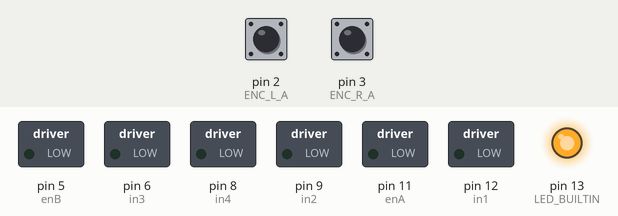
This sketch was run on a simulated Arduino Uno, built with avr-gcc and run on an emulated ATmega328P. Shown: switched loads named in the sketch (green lamp = pin HIGH), output pins drawn as LEDs (lit = HIGH). The inputs (shaded band) are chosen by the test bench; at power-on: pin 2 (ENC_L_A) HIGH, pin 3 (ENC_R_A) HIGH. What the sketch prints to the serial monitor is not drawn.

Above: at 0.1 s.
At 0.6 s:
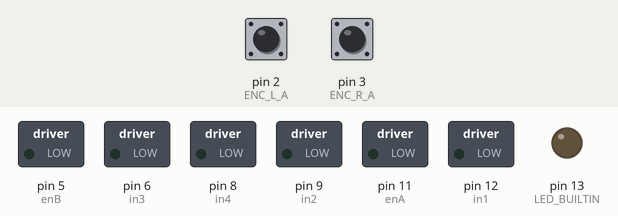
Timing chart, 0 to 2.1 s (numbered marks = the images above):
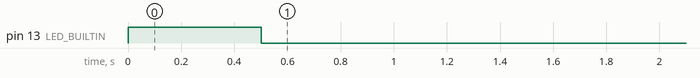

Measured:
- by itself, pin 13 (LED_BUILTIN): LOW → HIGH at 0.00 s, → LOW 0.50 s later

The sketch:

old.ino
```cpp
// =============================================================
// SlamWalker Arduino Firmware  (with encoder odometry)
//
// Motor:   Pololu 37D 12V with 64 CPR encoder (#4750 family)
// Driver:  HW-095 (L298N)
// Comm:    UART 115200
//
// Serial protocol:
//   RX: "V<linear_x>,<angular_z>#\n"  velocity command (# = end marker)
//   TX: "O<dTickL>,<dTickR>,<dt_ms>\n" encoder delta (20 Hz)
//       "READY\n" at boot
// =============================================================

// -------------------- Pin Definitions -----------------------
const int ENC_L_A = 2;   // Left encoder A  (INT0)
const int ENC_R_A = 3;   // Right encoder A (INT1)
const int ENC_L_B = 4;   // Left encoder B  (digital read)
const int ENC_R_B = 7;   // Right encoder B (digital read)

// Left Motor  (HW-095 / L298N)
const int enA = 11;  // PWM
const int in1 = 12;  // was 10, that pin died
const int in2 = 9;
// Right Motor — swapped in3/in4 to fix direction
const int enB = 5;   // PWM (moved from 3, which is now ENC_R_A)
const int in3 = 6;   // was 12, that pin died
const int in4 = 8;

// ------------------- Robot Parameters -----------------------
const float WHEEL_BASE    = 0.22;   // wheel-to-wheel distance (m)
const float MAX_SPEED     = 0.60;   // max wheel linear speed (m/s)
const int   PWM_MIN_MOVE  = 70;     // dead-zone threshold (raised for loaded wheels)

const float GEAR_RATIO    = 70.0;   // Pololu 37D 70:1 (#4754)
const float COUNTS_PER_WHEEL_REV = 32.0 * GEAR_RATIO;

// Motor speed calibration: scale PWM for each motor (0.0 ~ 1.0)
// Adjust these to balance left/right speed difference
const float LEFT_MOTOR_SCALE  = 1.00;  // reduce if left is too fast
const float RIGHT_MOTOR_SCALE = 1.00;  // reduce if right is too fast

// ------------------- Safety ---------------------------------
const unsigned long CMD_TIMEOUT_MS = 500;

// ------------------- Timing ---------------------------------
const unsigned long ODOM_INTERVAL_MS = 50;  // 20 Hz odom report

// ------------------- State ----------------------------------
float targetLinear  = 0.0;
float targetAngular = 0.0;
unsigned long lastCmdTime  = 0;
unsigned long lastOdomTime = 0;
unsigned long lastDebugTime = 0;
int cmdParsedCount = 0;
int cmdRejectedCount = 0;

volatile long encTicksL = 0;
volatile long encTicksR = 0;
long prevTicksL = 0;
long prevTicksR = 0;

String inputBuffer = "";

// -------------------- Encoder ISRs --------------------------

void isrLeftA() {
  if (digitalRead(ENC_L_B) == digitalRead(ENC_L_A))
    encTicksL++;
  else
    encTicksL--;
}

void isrRightA() {
  if (digitalRead(ENC_R_B) == digitalRead(ENC_R_A))
    encTicksR++;
  else
    encTicksR--;
}

// -------------------- Motor Helpers -------------------------

void setMotor(int enPin, int fwdPin, int revPin, float speed) {
  int pwm = (int)(fabs(speed) * 255.0);
  if (pwm > 255) pwm = 255;

  if (pwm < PWM_MIN_MOVE) {
    analogWrite(enPin, 0);
    digitalWrite(fwdPin, LOW);
    digitalWrite(revPin, LOW);
    return;
  }

  analogWrite(enPin, pwm);
  if (speed > 0) {
    digitalWrite(fwdPin, HIGH);
    digitalWrite(revPin, LOW);
  } else {
    digitalWrite(fwdPin, LOW);
    digitalWrite(revPin, HIGH);
  }
}

void driveMotors(float linear, float angular) {
  float vLeft  = linear - (angular * WHEEL_BASE / 2.0);
  float vRight = linear + (angular * WHEEL_BASE / 2.0);

  float leftNorm  = constrain(vLeft  / MAX_SPEED, -1.0, 1.0);
  float rightNorm = constrain(vRight / MAX_SPEED, -1.0, 1.0);

  setMotor(enA, in1, in2, leftNorm * LEFT_MOTOR_SCALE);
  setMotor(enB, in3, in4, rightNorm * RIGHT_MOTOR_SCALE);
}

void stopMotors() {
  analogWrite(enA, 0);
  digitalWrite(in1, LOW);
  digitalWrite(in2, LOW);
  analogWrite(enB, 0);
  digitalWrite(in3, LOW);
  digitalWrite(in4, LOW);
}

// -------------------- Serial Parsing ------------------------

void parseCommand(const String &cmd) {
  if (cmd.length() < 4 || cmd.charAt(0) != 'V') {
    cmdRejectedCount++;
    return;
  }

  String payload;
  int hashIdx = cmd.indexOf('#');
  if (hashIdx > 0) {
    payload = cmd.substring(1, hashIdx);
  } else {
    payload = cmd.substring(1);
  }

  int commaIdx = payload.indexOf(',');
  if (commaIdx < 1) {
    cmdRejectedCount++;
    return;
  }

  for (unsigned int i = 0; i < payload.length(); i++) {
    char ch = payload.charAt(i);
    if (ch != '.' && ch != ',' && ch != '-' && (ch < '0' || ch > '9')) {
      cmdRejectedCount++;
      return;
    }
  }

  float lin = payload.substring(0, commaIdx).toFloat();
  float ang = payload.substring(commaIdx + 1).toFloat();

  if (fabs(lin) > 2.0 || fabs(ang) > 10.0) {
    cmdRejectedCount++;
    return;
  }

  targetLinear  = lin;
  targetAngular = ang;
  lastCmdTime   = millis();
  cmdParsedCount++;
}

// -------------------- Odom Report ---------------------------

void reportOdom() {
  noInterrupts();
  long curL = encTicksL;
  long curR = encTicksR;
  interrupts();

  long dL = curL - prevTicksL;
  long dR = curR - prevTicksR;
  prevTicksL = curL;
  prevTicksR = curR;

  unsigned long now = millis();
  unsigned long dt = now - lastOdomTime;
  lastOdomTime = now;

  Serial.print("O");
  Serial.print(dL);
  Serial.print(",");
  Serial.print(dR);
  Serial.print(",");
  Serial.println(dt);
}

// -------------------- Setup / Loop --------------------------

void setup() {
  pinMode(enA, OUTPUT);
  pinMode(in1, OUTPUT);
  pinMode(in2, OUTPUT);
  pinMode(enB, OUTPUT);
  pinMode(in3, OUTPUT);
  pinMode(in4, OUTPUT);

  // Built-in LED: ON when motors are being driven
  pinMode(LED_BUILTIN, OUTPUT);
  digitalWrite(LED_BUILTIN, LOW);

  pinMode(ENC_L_A, INPUT_PULLUP);
  pinMode(ENC_L_B, INPUT_PULLUP);
  pinMode(ENC_R_A, INPUT_PULLUP);
  pinMode(ENC_R_B, INPUT_PULLUP);

  attachInterrupt(digitalPinToInterrupt(ENC_L_A), isrLeftA,  CHANGE);
  attachInterrupt(digitalPinToInterrupt(ENC_R_A), isrRightA, CHANGE);

  Serial.begin(115200);
  stopMotors();
  lastOdomTime = millis();
  Serial.println("READY");
}

void loop() {
  // ---- Read serial commands ----
  while (Serial.available() > 0) {
    char c = (char)Serial.read();
    if (c == '\n') {
      inputBuffer.trim();
      if (inputBuffer.length() > 0) {
        parseCommand(inputBuffer);
      }
      inputBuffer = "";
    } else {
      inputBuffer += c;
    }
  }

  // ---- Safety timeout ----
  if (millis() - lastCmdTime > CMD_TIMEOUT_MS) {
    stopMotors();
    digitalWrite(LED_BUILTIN, LOW);
  } else {
    driveMotors(targetLinear, targetAngular);
    digitalWrite(LED_BUILTIN, HIGH);  // LED ON = motors active
  }

  // ---- Periodic odom report ----
  if (millis() - lastOdomTime >= ODOM_INTERVAL_MS) {
    reportOdom();
  }

  // ---- Debug: print state once per second ----
  if (millis() - lastDebugTime >= 1000) {
    lastDebugTime = millis();
    float vL = targetLinear - (targetAngular * WHEEL_BASE / 2.0);
    float vR = targetLinear + (targetAngular * WHEEL_BASE / 2.0);
    int pwmL = (int)(fabs(constrain(vL/MAX_SPEED,-1,1) * LEFT_MOTOR_SCALE) * 255);
    int pwmR = (int)(fabs(constrain(vR/MAX_SPEED,-1,1) * RIGHT_MOTOR_SCALE) * 255);
    bool timeout = (millis() - lastCmdTime > CMD_TIMEOUT_MS);
    Serial.print("D lin="); Serial.print(targetLinear, 2);
    Serial.print(" ang="); Serial.print(targetAngular, 2);
    Serial.print(" vL="); Serial.print(vL, 3);
    Serial.print(" vR="); Serial.print(vR, 3);
    Serial.print(" pwmL="); Serial.print(pwmL);
    Serial.print(" pwmR="); Serial.print(pwmR);
    Serial.print(" ok="); Serial.print(cmdParsedCount);
    Serial.print(" rej="); Serial.print(cmdRejectedCount);
    Serial.print(" tout="); Serial.println(timeout);
  }
}
```
